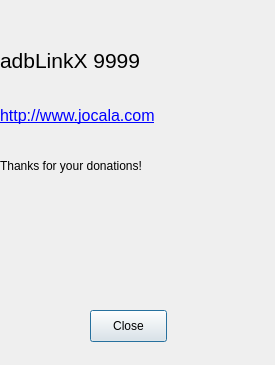
<?xml version="1.0" encoding="UTF-8"?>
<ui version="4.0">
 <class>Dialog2</class>
 <widget class="QDialog" name="Dialog2">
  <property name="geometry">
   <rect>
    <x>0</x>
    <y>0</y>
    <width>275</width>
    <height>365</height>
   </rect>
  </property>
  <property name="maximumSize">
   <size>
    <width>350</width>
    <height>365</height>
   </size>
  </property>
  <property name="windowTitle">
   <string>About</string>
  </property>
  <widget class="QPushButton" name="pushButton">
   <property name="geometry">
    <rect>
     <x>90</x>
     <y>310</y>
     <width>77</width>
     <height>32</height>
    </rect>
   </property>
   <property name="text">
    <string>Close</string>
   </property>
  </widget>
  <widget class="QPushButton" name="donate">
   <property name="geometry">
    <rect>
     <x>60</x>
     <y>220</y>
     <width>151</width>
     <height>50</height>
    </rect>
   </property>
   <property name="text">
    <string/>
   </property>
   <property name="iconSize">
    <size>
     <width>47</width>
     <height>147</height>
    </size>
   </property>
   <property name="autoDefault">
    <bool>false</bool>
   </property>
   <property name="flat">
    <bool>true</bool>
   </property>
  </widget>
  <widget class="QLabel" name="label_4">
   <property name="geometry">
    <rect>
     <x>90</x>
     <y>510</y>
     <width>71</width>
     <height>101</height>
    </rect>
   </property>
   <property name="styleSheet">
    <string notr="true">image: url(:/assets/adblink.png);</string>
   </property>
   <property name="text">
    <string/>
   </property>
  </widget>
  <widget class="QLabel" name="label_7">
   <property name="geometry">
    <rect>
     <x>0</x>
     <y>95</y>
     <width>275</width>
     <height>41</height>
    </rect>
   </property>
   <property name="text">
    <string>&lt;html&gt;&lt;head/&gt;&lt;body&gt;&lt;p&gt;&lt;a href=&quot;http://www.jocala.com&quot;&gt;&lt;span style=&quot; font-size:12pt; text-decoration: underline; color:#0000ff;&quot;&gt;http://www.jocala.com&lt;/span&gt;&lt;/a&gt;&lt;/p&gt;&lt;/body&gt;&lt;/html&gt;</string>
   </property>
   <property name="openExternalLinks">
    <bool>true</bool>
   </property>
   <property name="textInteractionFlags">
    <set>Qt::LinksAccessibleByMouse|Qt::TextSelectableByMouse</set>
   </property>
  </widget>
  <widget class="QLabel" name="label_2">
   <property name="geometry">
    <rect>
     <x>0</x>
     <y>150</y>
     <width>275</width>
     <height>31</height>
    </rect>
   </property>
   <property name="text">
    <string>Thanks for your donations!</string>
   </property>
  </widget>
  <widget class="QLabel" name="alabel">
   <property name="enabled">
    <bool>true</bool>
   </property>
   <property name="geometry">
    <rect>
     <x>0</x>
     <y>40</y>
     <width>275</width>
     <height>40</height>
    </rect>
   </property>
   <property name="font">
    <font>
     <family>Arial</family>
     <pointsize>16</pointsize>
    </font>
   </property>
   <property name="text">
    <string>adbLinkX 9999</string>
   </property>
   <property name="textFormat">
    <enum>Qt::PlainText</enum>
   </property>
  </widget>
 </widget>
 <resources/>
 <connections>
  <connection>
   <sender>pushButton</sender>
   <signal>clicked()</signal>
   <receiver>Dialog2</receiver>
   <slot>close()</slot>
   <hints>
    <hint type="sourcelabel">
     <x>159</x>
     <y>144</y>
    </hint>
    <hint type="destinationlabel">
     <x>202</x>
     <y>161</y>
    </hint>
   </hints>
  </connection>
 </connections>
</ui>
